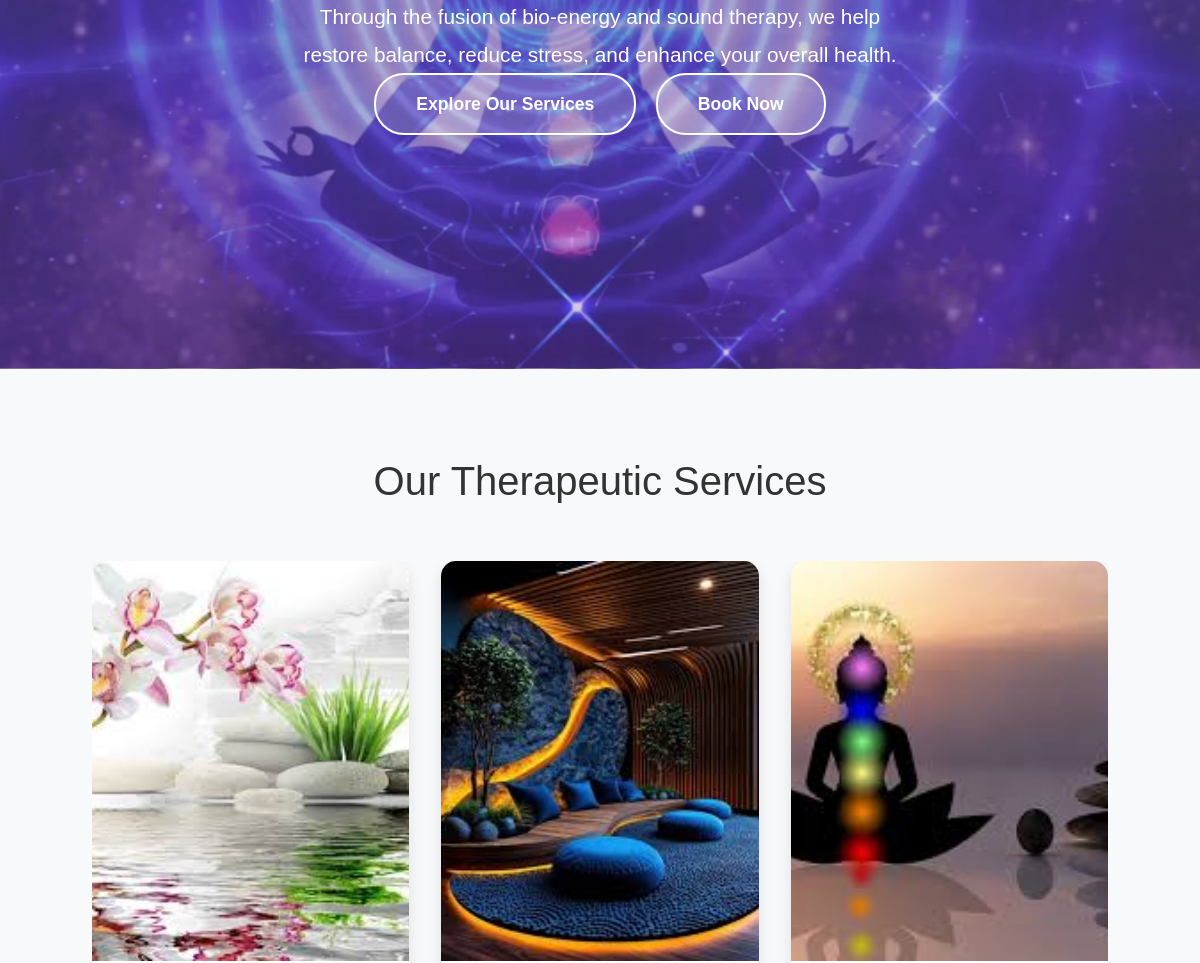
Before: / (middle part) with the older database file.
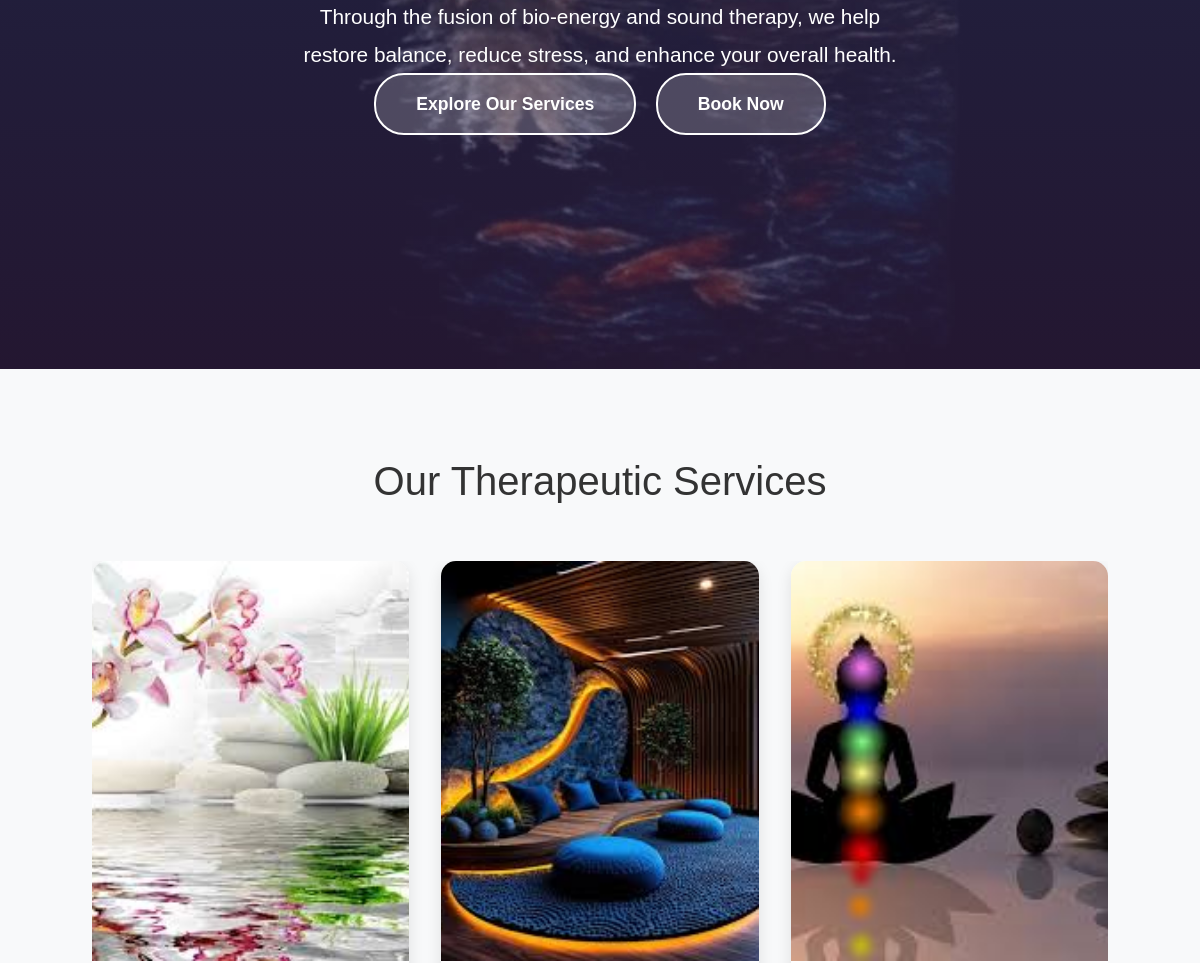
After: the same page with the newer database file.
### db/models.py (models this page shows, shortened)
class SiteSetting(db.Model):
    __tablename__ = "site_settings"
    __table_args__ = (
        db.UniqueConstraint('key', 'language', name='uq_site_settings_key_language'),
    )
    id = db.Column(db.Integer, primary_key=True)
    key = db.Column(db.String(100), nullable=False)
    value = db.Column(db.Text, nullable=True)
    description = db.Column(db.String(255), nullable=True)
    language = db.Column(db.String(3), nullable=False, default='ENG')  # ENG or MON
    created_at = db.Column(db.DateTime, default=db.func.now())
    updated_at = db.Column(db.DateTime, default=db.func.now(), onupdate=db.func.now())

class Service(db.Model):
    __tablename__ = "services"
    id = db.Column(db.Integer, primary_key=True)
    name = db.Column(db.String(100), nullable=False)
    description = db.Column(db.Text, nullable=True)
    price = db.Column(db.Float, nullable=False)
    duration = db.Column(db.Integer, nullable=False)  # Duration in minutes
    image_path = db.Column(db.String(255), nullable=True)  # Path to service image
    language = db.Column(db.String(3), nullable=False, default='ENG')  # ENG or MON

### routes/main.py (the view)
@main_bp.route('/')
def home():
    current_language = request.args.get('lang', 'ENG')
    if current_language not in ['ENG', 'MON']:
        current_language = 'ENG'
    services = Service.query.filter_by(language=current_language).all()
    settings = get_site_settings(current_language)
    testimonials = get_approved_testimonials()
    about_images = AboutImage.query.filter_by(is_active=True).order_by(AboutImage.sort_order).all()
    return render_template('home.html',
                         services=services,
                         settings=settings,
                         testimonials=testimonials,
                         about_images=about_images,
                         current_language=current_language)

### db/models.py (called while the page is built)
    def get_star_display(self):
        return "⭐" * self.rating

### routes/testimony.py (called while the page is built)
def get_approved_testimonials():
    return Testimonial.query.filter_by(is_approved=True).order_by(Testimonial.created_at.desc()).all()

### templates/home.html (shortened to what this page needs)
<!DOCTYPE html>
<html lang="en">
<head>
    <link rel="stylesheet" href="{{ url_for('static', filename='styles.css') }}">
</head>
<body>
    <main class="main-content">
        <section class="hero" id="home" style="position: relative; overflow: hidden; min-height: 100vh; display: flex; align-items: center;">
            <img id="hero-image"
                 src="{{ url_for('static', filename=settings.get('home_image', 'images/main_page_images/meditating_woman.jpg')) }}"
                 alt="Hero Background"
                 style="position: absolute; top: 0; left: 0; width: 100%; height: 100%; object-fit: cover; z-index: -2;"
                 onerror="console.error('Hero image failed to load:', this.src); this.src='{{ url_for('static', filename='images/main_page_images/meditating_woman.jpg') }}';">
            <div style="position: absolute; top: 0; left: 0; width: 100%; height: 100%; background: linear-gradient(rgba(102, 126, 234, 0.3), rgba(118, 75, 162, 0.3)); z-index: -1;"></div>
            <div class="hero-content" style="text-align: center !important; position: relative; z-index: 1; width: 100%;">
                <p style="text-align: center !important; margin: 0 auto;">{{ settings.get('hero_subtitle', 'Discover the power of integrated healing for your mind, body, and spirit. Our comprehensive approach combines traditional wisdom with modern techniques to help you achieve optimal wellness.') }}</p>
                <a href="#services" class="cta-button">Explore Our Services</a>
                <a href="{{ url_for('booking_bp.booking_page') }}" class="cta-button" style="margin-left: 15px;">Book Now</a>
            </div>
        </section>
        <section class="services" id="services">
            <div class="container">
                <h2 class="section-title">Our Therapeutic Services</h2>
                <div class="services-carousel">
                    <div class="services-container">
                        <div class="services-grid" id="services-grid">
                            {% for service in services %}
                            <div class="service-card">
                                {% if service.image_path %}
                                <div class="service-image">
                                    <img src="{{ url_for('static', filename=service.image_path) }}" alt="{{ service.name }}">
                                </div>
                                {% else %}
                                <div class="service-icon">🧘‍♀️</div>
                                {% endif %}
                            </div>
                            {% endfor %}
                        </div>
                    </div>
                </div>
            </div>
        </section>
    </main>
</body>
</html>

### static/styles.css (style rules this page uses)
* { margin: 0; padding: 0; box-sizing: border-box; }
body { font-family: 'Arial', sans-serif; line-height: 1.6; color: #333; overflow-x: hidden; }
.main-content { margin-top: 90px; }
.hero { height: 100vh; min-height: 600px; display: flex; align-items: center; justify-content: center; text-align: center; color: white; position: relative; overflow: hidden; background-position: center top; }
.hero-content { position: relative; z-index: 2; max-width: 900px; padding: 0 20px; }
.hero-content p { font-size: 1.3rem; margin-bottom: 2rem; max-width: 600px; line-height: 1.8; }
.cta-button { display: inline-block; background: rgba(255,255,255,0.2); color: white; padding: 15px 40px; text-decoration: none; border-radius: 30px; font-weight: 600; border: 2px solid white; transition: all 0.3s; font-size: 1.1rem; }
.services { padding: 80px 2rem; background: #f8f9fa; }
.container { max-width: 1200px; margin: 0 auto; }
.section-title { text-align: center; font-size: 2.5rem; margin-bottom: 3rem; color: #333; font-weight: 300; }
.services-carousel { position: relative; display: flex; align-items: center; margin-top: 3rem; }
.services-container { overflow: hidden; width: 100%; margin: 0 60px; }
.services-grid { display: flex; transition: transform 0.3s ease; gap: 2rem; }
.service-card { background: white; padding: 2rem; border-radius: 15px; box-shadow: 0 5px 15px rgba(0,0,0,0.1); text-align: center; transition: transform 0.3s, box-shadow 0.3s; flex: 0 0 calc(33.333% - 1.33rem); min-width: 300px; }
.service-image { width: calc(100% + 4rem); margin-bottom: 1rem; border-radius: 15px 15px 0 0; overflow: hidden; margin-left: -2rem; margin-right: -2rem; margin-top: -2rem; }
.service-image img { width: 100%; height: 400px; object-fit: cover; object-position: center; display: block; transition: transform 0.3s ease; }

Changed rows visible on the page:
changed SiteSetting (number 1 of 2 on the later page): value: a different picture
